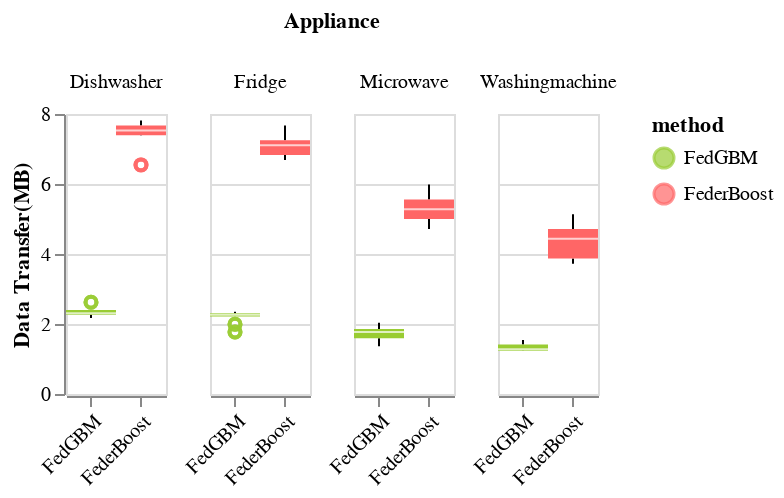

Notebook cell for this chart:
### Code cell
chart2

### Figure 1 — Vega-Lite specification as saved in the notebook (floating-point values rounded to 4 significant figures; data arrays with more than 128 entries replaced by an {"elided": "..."} marker saying what was removed)
{"config": {"view": {"continuousWidth": 400, "continuousHeight": 300}}, "data": {"name": "data-0b1da81bf020aa75470560ef977b625d"}, "mark": {"type": "boxplot", "size": 25}, "encoding": {"color": {"type": "nominal", "field": "method", "scale": {"domain": ["FedGBM", "FederBoost"], "range": ["#99cc33", "#FF6666"]}}, "column": {"type": "nominal", "field": "Appliance"}, "x": {"type": "ordinal", "axis": {"labelAngle": -45}, "field": "method", "title": ""}, "y": {"type": "quantitative", "field": "volumn", "title": "Data Transfer(MB)"}}, "height": 140, "width": 50, "$schema": "https://vega.github.io/schema/vega-lite/v4.8.1.json", "datasets": {"data-0b1da81bf020aa75470560ef977b625d": {"elided": "216 records"}}}
